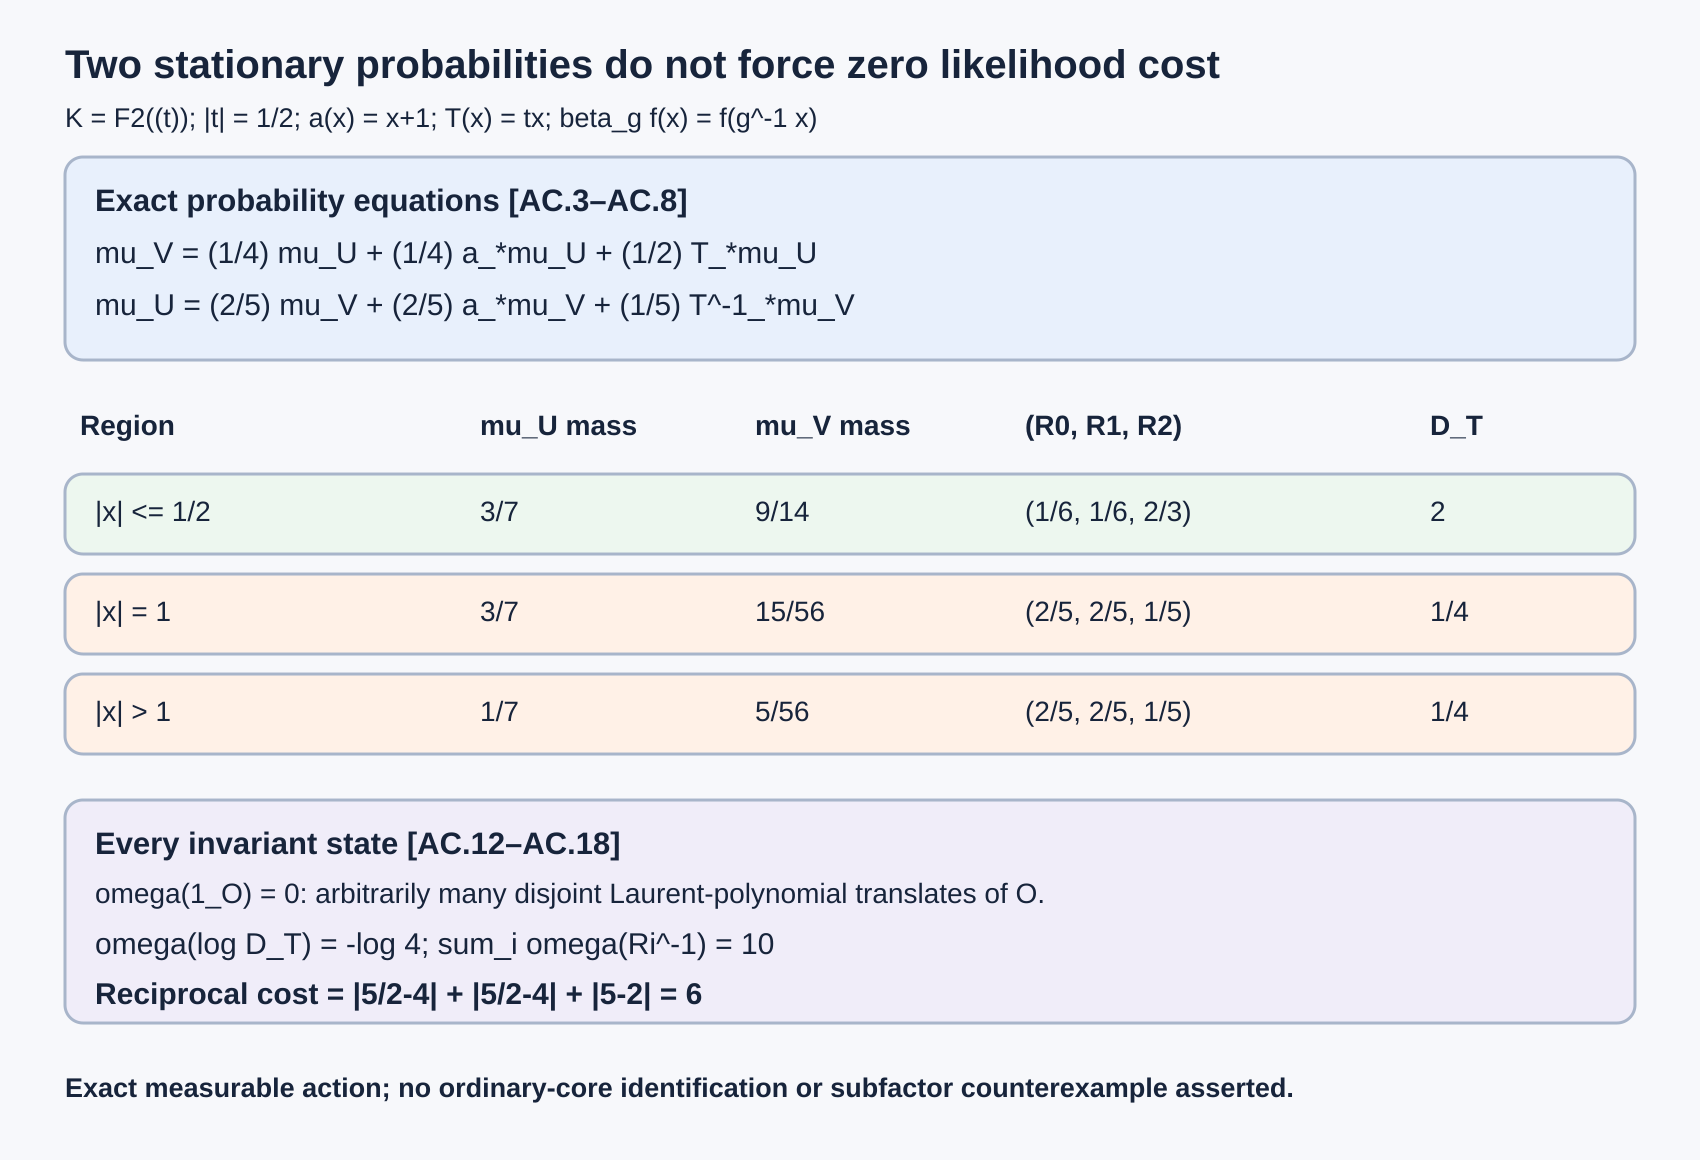

The script that saved this image:
"""Exact region and likelihood diagram for AC.3–AC.18."""
from pathlib import Path
from PIL import Image,ImageDraw,ImageFont
import html
own=Path(__file__).resolve().parent;W,H=1700,1160
im=Image.new('RGB',(W,H),'#f7f8fb');draw=ImageDraw.Draw(im);svg=[]
def text(x,y,s,n=29,bold=False,color='#17243b'):
 f=ImageFont.truetype('C:/Windows/Fonts/'+('arialbd.ttf' if bold else 'arial.ttf'),n)
 draw.text((x,y),s,font=f,fill=color)
 svg.append(f'<text x="{x}" y="{y+n}" fill="{color}" font-family="Arial" font-size="{n}" font-weight="{700 if bold else 400}">{html.escape(s)}</text>')
def box(x,y,w,h,fill):
 draw.rounded_rectangle((x,y,x+w,y+h),radius=18,fill=fill,outline='#a8b5ca',width=3)
 svg.append(f'<rect x="{x}" y="{y}" width="{w}" height="{h}" rx="18" fill="{fill}" stroke="#a8b5ca" stroke-width="3"/>')
text(65,38,'Two stationary probabilities do not force zero likelihood cost',40,True)
text(65,100,'K = F2((t));  |t| = 1/2;  a(x) = x+1;  T(x) = tx;  beta_g f(x) = f(g^-1 x)',27)
box(65,157,1570,203,'#e8f0fc')
text(95,180,'Exact probability equations  [AC.3–AC.8]',31,True)
text(95,233,'mu_V = (1/4) mu_U + (1/4) a_*mu_U + (1/2) T_*mu_U',30)
text(95,285,'mu_U = (2/5) mu_V + (2/5) a_*mu_V + (1/5) T^-1_*mu_V',30)
text(80,407,'Region',28,True);text(480,407,'mu_U mass',28,True);text(755,407,'mu_V mass',28,True)
text(1025,407,'(R0, R1, R2)',28,True);text(1430,407,'D_T',28,True)
rows=[
 (474,'|x| <= 1/2','3/7','9/14','(1/6, 1/6, 2/3)','2','#edf7ef'),
 (574,'|x| = 1','3/7','15/56','(2/5, 2/5, 1/5)','1/4','#fff1e7'),
 (674,'|x| > 1','1/7','5/56','(2/5, 2/5, 1/5)','1/4','#fff1e7')]
for y,region,u,v,r,d,fill in rows:
 box(65,y,1570,80,fill)
 for x,s in [(95,region),(480,u),(755,v),(1025,r),(1430,d)]:text(x,y+19,s,28)
box(65,800,1570,223,'#f0edf9')
text(95,823,'Every invariant state  [AC.12–AC.18]',31,True)
text(95,875,'omega(1_O) = 0: arbitrarily many disjoint Laurent-polynomial translates of O.',28)
text(95,924,'omega(log D_T) = -log 4;   sum_i omega(Ri^-1) = 10',30)
text(95,974,'Reciprocal cost = |5/2-4| + |5/2-4| + |5-2| = 6',30,True)
text(65,1070,'Exact measurable action; no ordinary-core identification or subfactor counterexample asserted.',27,True)
im.save(own/'stationary-affine-cost-v17.png')
(own/'stationary-affine-cost-v17.svg').write_text(f'<svg xmlns="http://www.w3.org/2000/svg" width="{W}" height="{H}" viewBox="0 0 {W} {H}"><rect width="{W}" height="{H}" fill="#f7f8fb"/>'+''.join(svg)+'</svg>',encoding='utf-8')
print(f'rendered {W}x{H}')
